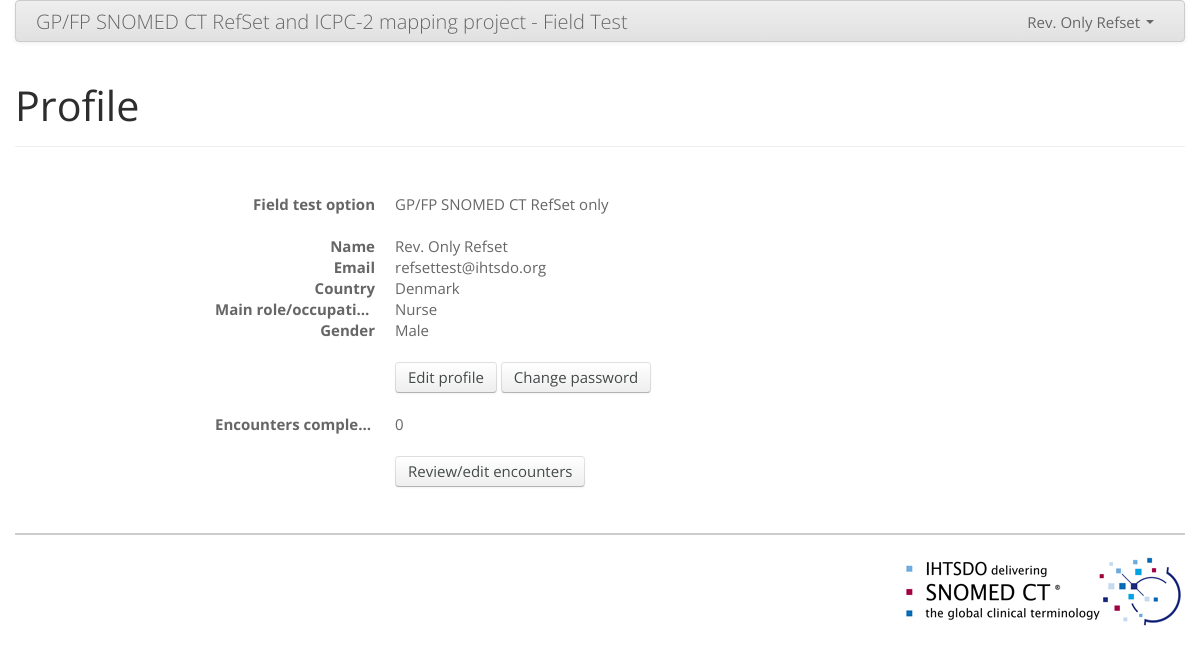
Screenshot of /profile.php (signed in) with the database file from the repository.
### tables this page shows
CREATE TABLE `Users` (
  `user_id` mediumint(9) NOT NULL AUTO_INCREMENT,
  `title_id` int(11) DEFAULT NULL,
  `first_name` varchar(25) NOT NULL,
  `last_name` varchar(50) NOT NULL,
  `email` varchar(50) NOT NULL,
  `password` varchar(50) NOT NULL,
  `role` varchar(50) NOT NULL,
  `age` int(11) DEFAULT NULL,
  `gender_id` int(11) DEFAULT NULL,
  `country_id` int(11) NOT NULL,
  `option_id` smallint(6) NOT NULL DEFAULT '1',
  `verified` tinyint(1) NOT NULL DEFAULT '0',
  `verification` varchar(256) DEFAULT NULL,
  `field_test_complete` smallint(6) NOT NULL DEFAULT '0',
  `date_created` timestamp NOT NULL DEFAULT CURRENT_TIMESTAMP,
  `date_modified` timestamp NOT NULL DEFAULT '0000-00-00 00:00:00', 
  PRIMARY KEY (`user_id`)
);

CREATE TABLE `TestApproach` (
  `option_id` smallint(6) NOT NULL,
  `option_label` varchar(50) NOT NULL,
  PRIMARY KEY (`option_id`)
);

CREATE TABLE `Countries` (
  `country_id` int(11) NOT NULL,
  `country_code` varchar(2) NOT NULL,
  `name` varchar(50) NOT NULL
);

CREATE TABLE `Gender` (
  `gender_id` int(11) NOT NULL,
  `gender` varchar(10) NOT NULL,
  UNIQUE KEY `id` (`gender_id`)
);

### profile.php (the view, shortened to what this page needs)
<?php require ('inc/head.php'); ?>
</head>
<body>
  <div class="container">
    <?php require('inc/header.php'); ?>
    <div class="main clearfix">
      <div class="page-header">
        <h1>Profile</h1>
      </div>
<?php
if(!$_SESSION["logged"]){
  include('inc/not-logged-in.php');
} else {
  $rows = mysql_query("SELECT * FROM Users U, TestApproach T WHERE user_id='$_SESSION[user_id]' and T.option_id = U.option_id") or die(mysql_error());
  $user = mysql_fetch_array($rows);
  $userCountry = mysql_fetch_array(mysql_query("SELECT name FROM Countries WHERE country_id='$user[country_id]'")) or die(mysql_error());
  $userGender = mysql_fetch_array(mysql_query("SELECT gender FROM Gender WHERE gender_id='$user[gender_id]'")) or die(mysql_error());
  $encountersData = mysql_query("SELECT * FROM Encounters WHERE user_id='$user[user_id]' AND complete='1'") or die(mysql_error());
  $encounters = mysql_num_rows($encountersData);
?>
      <div class="row">
        <div class="span8 offset2">
          <form class="form-horizontal faux-form">
            <dl class="dl-horizontal">
              <dt>Field test option</dt>
              <dd><?= $user['option_label']; ?><br><br></dd>
              <dt>Name</dt>
              <dd><?= ($_SESSION['title'] !== 'Other' ? $_SESSION['title'].' ' : ''); ?><?= $user['first_name'].' '.$user['last_name']; ?></dd>
              <dt>Email</dt>
              <dd><?= $user['email']; ?></dd>
              <dt>Country</dt>
              <dd><?= $userCountry['name']; ?></dd>
              <dt>Main role/occupation</dt>
              <dd><?= $user['role']; ?></dd>
              <dt>Gender</dt>
              <dd><?= $userGender['gender']; ?></dd>
            </dl>
            <div class="control-group">
              <div class="controls">
                <a class="btn" href="edit-profile.php">Edit profile</a>
                <a class="btn" href="change-password.php">Change password</a>
              </div>
            </div>
            <dl class="dl-horizontal">
              <dt>Encounters completed</dt>
              <dd><?= $encounters; ?></dd>
            </dl>
            <div class="control-group">
              <div class="controls">
                <a class="btn" href="encounters.php">Review/edit encounters</a>
              </div>
            </div>
          </form>
        </div>
      </div>
<?php
}
?>
    </div>
    <?php require('inc/footer.php'); ?>
  </div>
</body>
</html>

### css/style.css (style rules this page uses)
.main { min-height: 450px; }

### rows the page displays
users: option.option_label "GP/FP SNOMED CT RefSet only", first_name "Only", last_name "Refset", email "refsettest@ihtsdo.org", role "Nurse"
countries: name "Denmark"
gender: gender "Male"

### other values shown
$_SESSION['title'] "Rev."
$_SESSION['first_name'] "Only"
$_SESSION['last_name'] "Refset"
$encounters "0"
